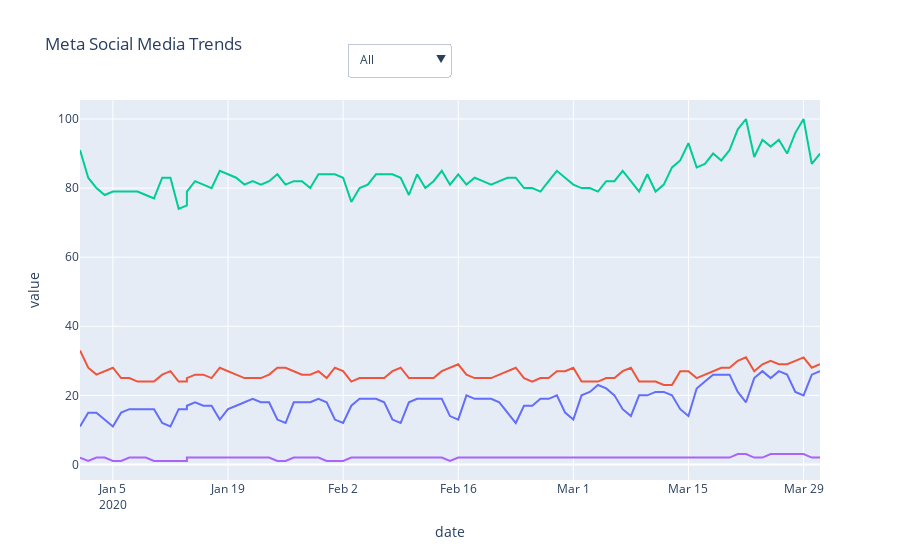

Notebook code for this chart:
### Code cell
buttons2 =[]
fig = px.line(df.loc["2020-01-01":"2020-03-31"], y=df.columns, title="Meta Social Media Trends")

buttons2.append(dict(method='update',
                        label="All",
                        args = [{'visible': [True for r in df.columns]}]
                        ))
for rs in df.columns:
    buttons2.append(dict(method='update',
                        label=rs,
                        args = [{'visible': [rs == r for r in df.columns]}]
                        ))
# Add dropdown menus to the figure
fig.update_layout(showlegend=False, updatemenus=[{"buttons": buttons2, "direction": "down", "showactive": True, "x": 0.5, "y": 1.15}])

fig.show()
